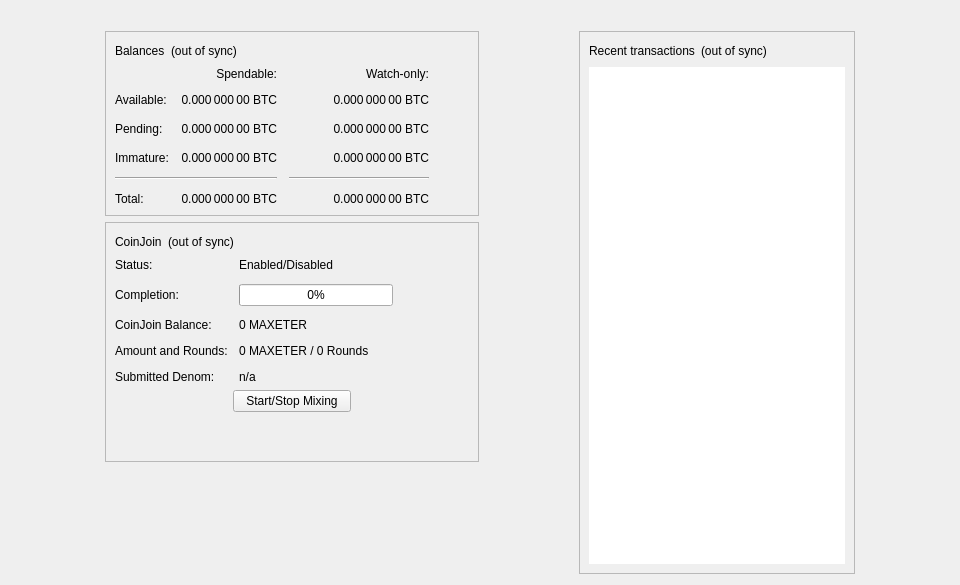
<?xml version="1.0" encoding="UTF-8"?>
<ui version="4.0">
 <class>OverviewPage</class>
 <widget class="QWidget" name="OverviewPage">
  <property name="geometry">
   <rect>
    <x>0</x>
    <y>0</y>
    <width>960</width>
    <height>585</height>
   </rect>
  </property>
  <property name="minimumSize">
   <size>
    <width>960</width>
    <height>0</height>
   </size>
  </property>
  <property name="windowTitle">
   <string>Form</string>
  </property>
  <layout class="QVBoxLayout" name="topLayout">
   <item>
    <widget class="QLabel" name="labelAlerts">
     <property name="visible">
      <bool>false</bool>
     </property>
     <property name="wordWrap">
      <bool>true</bool>
     </property>
     <property name="margin">
      <number>3</number>
     </property>
     <property name="textInteractionFlags">
      <set>Qt::TextSelectableByMouse</set>
     </property>
    </widget>
   </item>
   <item>
    <layout class="QHBoxLayout" name="horizontalLayout" stretch="1,0,1,0,1">
     <item>
      <spacer name="horizontalSpacerLeft">
       <property name="orientation">
        <enum>Qt::Horizontal</enum>
       </property>
       <property name="sizeType">
        <enum>QSizePolicy::Preferred</enum>
       </property>
       <property name="sizeHint" stdset="0">
        <size>
         <width>10</width>
         <height>20</height>
        </size>
       </property>
      </spacer>
     </item>
     <item>
      <layout class="QVBoxLayout" name="verticalLayout_2">
       <item>
        <widget class="QFrame" name="frame">
         <property name="frameShape">
          <enum>QFrame::StyledPanel</enum>
         </property>
         <property name="frameShadow">
          <enum>QFrame::Raised</enum>
         </property>
         <layout class="QVBoxLayout" name="verticalLayout_4">
          <item>
           <layout class="QHBoxLayout" name="horizontalLayout_4">
            <item>
             <widget class="QLabel" name="label_5">
              <property name="text">
               <string>Balances</string>
              </property>
             </widget>
            </item>
            <item>
             <widget class="QLabel" name="labelWalletStatus">
              <property name="toolTip">
               <string>The displayed information may be out of date. Your wallet automatically synchronizes with the Maxeter network after a connection is established, but this process has not completed yet.</string>
              </property>
              <property name="text">
               <string notr="true">(out of sync)</string>
              </property>
              <property name="alignment">
               <set>Qt::AlignLeading|Qt::AlignLeft|Qt::AlignVCenter</set>
              </property>
             </widget>
            </item>
            <item>
             <spacer name="horizontalSpacer_3">
              <property name="orientation">
               <enum>Qt::Horizontal</enum>
              </property>
              <property name="sizeHint" stdset="0">
               <size>
                <width>40</width>
                <height>20</height>
               </size>
              </property>
             </spacer>
            </item>
           </layout>
          </item>
          <item>
           <layout class="QGridLayout" name="gridLayout">
            <property name="spacing">
             <number>12</number>
            </property>
            <item row="2" column="2">
             <widget class="QLabel" name="labelWatchPending">
              <property name="cursor">
               <cursorShape>IBeamCursor</cursorShape>
              </property>
              <property name="toolTip">
               <string>Unconfirmed transactions to watch-only addresses</string>
              </property>
              <property name="text">
               <string notr="true">0.000 000 00 BTC</string>
              </property>
              <property name="alignment">
               <set>Qt::AlignRight|Qt::AlignTrailing|Qt::AlignVCenter</set>
              </property>
              <property name="textInteractionFlags">
               <set>Qt::LinksAccessibleByMouse|Qt::TextSelectableByKeyboard|Qt::TextSelectableByMouse</set>
              </property>
             </widget>
            </item>
            <item row="2" column="1">
             <widget class="QLabel" name="labelUnconfirmed">
              <property name="cursor">
               <cursorShape>IBeamCursor</cursorShape>
              </property>
              <property name="toolTip">
               <string>Total of transactions that have yet to be confirmed, and do not yet count toward the spendable balance</string>
              </property>
              <property name="text">
               <string notr="true">0.000 000 00 BTC</string>
              </property>
              <property name="alignment">
               <set>Qt::AlignRight|Qt::AlignTrailing|Qt::AlignVCenter</set>
              </property>
              <property name="textInteractionFlags">
               <set>Qt::LinksAccessibleByMouse|Qt::TextSelectableByKeyboard|Qt::TextSelectableByMouse</set>
              </property>
             </widget>
            </item>
            <item row="3" column="2">
             <widget class="QLabel" name="labelWatchImmature">
              <property name="cursor">
               <cursorShape>IBeamCursor</cursorShape>
              </property>
              <property name="toolTip">
               <string>Mined balance in watch-only addresses that has not yet matured</string>
              </property>
              <property name="text">
               <string notr="true">0.000 000 00 BTC</string>
              </property>
              <property name="alignment">
               <set>Qt::AlignRight|Qt::AlignTrailing|Qt::AlignVCenter</set>
              </property>
              <property name="textInteractionFlags">
               <set>Qt::LinksAccessibleByMouse|Qt::TextSelectableByKeyboard|Qt::TextSelectableByMouse</set>
              </property>
             </widget>
            </item>
            <item row="4" column="0" colspan="2">
             <widget class="Line" name="lineSpendableBalance">
              <property name="orientation">
               <enum>Qt::Horizontal</enum>
              </property>
             </widget>
            </item>
            <item row="4" column="2">
             <widget class="Line" name="lineWatchBalance">
              <property name="sizePolicy">
               <sizepolicy hsizetype="Preferred" vsizetype="Fixed">
                <horstretch>0</horstretch>
                <verstretch>0</verstretch>
               </sizepolicy>
              </property>
              <property name="minimumSize">
               <size>
                <width>140</width>
                <height>0</height>
               </size>
              </property>
              <property name="orientation">
               <enum>Qt::Horizontal</enum>
              </property>
             </widget>
            </item>
            <item row="5" column="0">
             <widget class="QLabel" name="labelTotalText">
              <property name="text">
               <string>Total:</string>
              </property>
             </widget>
            </item>
            <item row="3" column="1">
             <widget class="QLabel" name="labelImmature">
              <property name="cursor">
               <cursorShape>IBeamCursor</cursorShape>
              </property>
              <property name="toolTip">
               <string>Mined balance that has not yet matured</string>
              </property>
              <property name="text">
               <string notr="true">0.000 000 00 BTC</string>
              </property>
              <property name="alignment">
               <set>Qt::AlignRight|Qt::AlignTrailing|Qt::AlignVCenter</set>
              </property>
              <property name="textInteractionFlags">
               <set>Qt::LinksAccessibleByMouse|Qt::TextSelectableByKeyboard|Qt::TextSelectableByMouse</set>
              </property>
             </widget>
            </item>
            <item row="2" column="3">
             <spacer name="horizontalSpacer_2">
              <property name="orientation">
               <enum>Qt::Horizontal</enum>
              </property>
              <property name="sizeHint" stdset="0">
               <size>
                <width>40</width>
                <height>20</height>
               </size>
              </property>
             </spacer>
            </item>
            <item row="3" column="0">
             <widget class="QLabel" name="labelImmatureText">
              <property name="text">
               <string>Immature:</string>
              </property>
             </widget>
            </item>
            <item row="5" column="1">
             <widget class="QLabel" name="labelTotal">
              <property name="cursor">
               <cursorShape>IBeamCursor</cursorShape>
              </property>
              <property name="toolTip">
               <string>Your current total balance</string>
              </property>
              <property name="text">
               <string notr="true">0.000 000 00 BTC</string>
              </property>
              <property name="alignment">
               <set>Qt::AlignRight|Qt::AlignTrailing|Qt::AlignVCenter</set>
              </property>
              <property name="textInteractionFlags">
               <set>Qt::LinksAccessibleByMouse|Qt::TextSelectableByKeyboard|Qt::TextSelectableByMouse</set>
              </property>
             </widget>
            </item>
            <item row="5" column="2">
             <widget class="QLabel" name="labelWatchTotal">
              <property name="cursor">
               <cursorShape>IBeamCursor</cursorShape>
              </property>
              <property name="toolTip">
               <string>Current total balance in watch-only addresses</string>
              </property>
              <property name="text">
               <string notr="true">0.000 000 00 BTC</string>
              </property>
              <property name="alignment">
               <set>Qt::AlignRight|Qt::AlignTrailing|Qt::AlignVCenter</set>
              </property>
              <property name="textInteractionFlags">
               <set>Qt::LinksAccessibleByMouse|Qt::TextSelectableByKeyboard|Qt::TextSelectableByMouse</set>
              </property>
             </widget>
            </item>
            <item row="0" column="2">
             <widget class="QLabel" name="labelWatchonly">
              <property name="text">
               <string>Watch-only:</string>
              </property>
              <property name="alignment">
               <set>Qt::AlignRight|Qt::AlignTrailing|Qt::AlignVCenter</set>
              </property>
             </widget>
            </item>
            <item row="1" column="0">
             <widget class="QLabel" name="labelBalanceText">
              <property name="text">
               <string>Available:</string>
              </property>
             </widget>
            </item>
            <item row="1" column="1">
             <widget class="QLabel" name="labelBalance">
              <property name="cursor">
               <cursorShape>IBeamCursor</cursorShape>
              </property>
              <property name="toolTip">
               <string>Your current spendable balance</string>
              </property>
              <property name="text">
               <string notr="true">0.000 000 00 BTC</string>
              </property>
              <property name="alignment">
               <set>Qt::AlignRight|Qt::AlignTrailing|Qt::AlignVCenter</set>
              </property>
              <property name="textInteractionFlags">
               <set>Qt::LinksAccessibleByMouse|Qt::TextSelectableByKeyboard|Qt::TextSelectableByMouse</set>
              </property>
             </widget>
            </item>
            <item row="1" column="2">
             <widget class="QLabel" name="labelWatchAvailable">
              <property name="cursor">
               <cursorShape>IBeamCursor</cursorShape>
              </property>
              <property name="toolTip">
               <string>Your current balance in watch-only addresses</string>
              </property>
              <property name="text">
               <string notr="true">0.000 000 00 BTC</string>
              </property>
              <property name="alignment">
               <set>Qt::AlignRight|Qt::AlignTrailing|Qt::AlignVCenter</set>
              </property>
              <property name="textInteractionFlags">
               <set>Qt::LinksAccessibleByMouse|Qt::TextSelectableByKeyboard|Qt::TextSelectableByMouse</set>
              </property>
             </widget>
            </item>
            <item row="2" column="0">
             <widget class="QLabel" name="labelPendingText">
              <property name="text">
               <string>Pending:</string>
              </property>
             </widget>
            </item>
            <item row="0" column="1">
             <widget class="QLabel" name="labelSpendable">
              <property name="text">
               <string>Spendable:</string>
              </property>
              <property name="alignment">
               <set>Qt::AlignRight|Qt::AlignTrailing|Qt::AlignVCenter</set>
              </property>
             </widget>
            </item>
           </layout>
          </item>
         </layout>
        </widget>
       </item>
       <item>
        <widget class="QFrame" name="frameCoinJoin">
         <property name="layoutDirection">
          <enum>Qt::LeftToRight</enum>
         </property>
         <property name="frameShape">
          <enum>QFrame::StyledPanel</enum>
         </property>
         <property name="frameShadow">
          <enum>QFrame::Raised</enum>
         </property>
         <layout class="QVBoxLayout" name="VerticalLayout_PS1">
          <item>
           <layout class="QHBoxLayout" name="horizontalLayout_5">
            <item>
             <widget class="QLabel" name="labelCoinJoinHeader">
              <property name="text">
               <string notr="true">CoinJoin</string>
              </property>
             </widget>
            </item>
            <item>
             <widget class="QLabel" name="labelCoinJoinSyncStatus">
              <property name="toolTip">
               <string>The displayed information may be out of date. Your wallet automatically synchronizes with the Maxeter network after a connection is established, but this process has not completed yet.</string>
              </property>
              <property name="text">
               <string notr="true">(out of sync)</string>
              </property>
              <property name="alignment">
               <set>Qt::AlignLeading|Qt::AlignLeft|Qt::AlignVCenter</set>
              </property>
             </widget>
            </item>
            <item>
             <spacer name="horizontalSpacer_4">
              <property name="orientation">
               <enum>Qt::Horizontal</enum>
              </property>
              <property name="sizeHint" stdset="0">
               <size>
                <width>40</width>
                <height>20</height>
               </size>
              </property>
             </spacer>
            </item>
           </layout>
          </item>
          <item>
           <layout class="QFormLayout" name="coinJoinFormLayout">
            <property name="fieldGrowthPolicy">
             <enum>QFormLayout::AllNonFixedFieldsGrow</enum>
            </property>
            <property name="horizontalSpacing">
             <number>11</number>
            </property>
            <property name="verticalSpacing">
             <number>12</number>
            </property>
            <item row="0" column="0">
             <widget class="QLabel" name="labelCoinJoinEnabledText">
              <property name="text">
               <string>Status:</string>
              </property>
             </widget>
            </item>
            <item row="0" column="1">
             <widget class="QLabel" name="labelCoinJoinEnabled">
              <property name="text">
               <string>Enabled/Disabled</string>
              </property>
             </widget>
            </item>
            <item row="1" column="0">
             <widget class="QLabel" name="labelCompletitionText">
              <property name="text">
               <string>Completion:</string>
              </property>
             </widget>
            </item>
            <item row="1" column="1">
             <widget class="QProgressBar" name="coinJoinProgress">
              <property name="maximumSize">
               <size>
                <width>154</width>
                <height>16777215</height>
               </size>
              </property>
              <property name="value">
               <number>0</number>
              </property>
             </widget>
            </item>
            <item row="2" column="0">
             <widget class="QLabel" name="labelAnonymizedText">
              <property name="text">
               <string notr="true">CoinJoin Balance:</string>
              </property>
             </widget>
            </item>
            <item row="2" column="1">
             <widget class="QLabel" name="labelAnonymized">
              <property name="text">
               <string notr="true">0 MAXETER</string>
              </property>
             </widget>
            </item>
            <item row="3" column="0">
             <widget class="QLabel" name="labelAmountAndRoundsText">
              <property name="text">
               <string>Amount and Rounds:</string>
              </property>
             </widget>
            </item>
            <item row="3" column="1">
             <widget class="QLabel" name="labelAmountRounds">
              <property name="text">
               <string notr="true">0 MAXETER / 0 Rounds</string>
              </property>
             </widget>
            </item>
            <item row="4" column="0">
             <widget class="QLabel" name="labelSubmittedDenomText">
              <property name="text">
               <string>Submitted Denom:</string>
              </property>
             </widget>
            </item>
            <item row="4" column="1">
             <widget class="QLabel" name="labelSubmittedDenom">
              <property name="toolTip">
               <string>The denominations you submitted to the Smartnode.&lt;br&gt;To mix, other users must submit the exact same denominations.</string>
              </property>
              <property name="text">
               <string>n/a</string>
              </property>
              <property name="wordWrap">
               <bool>true</bool>
              </property>
             </widget>
            </item>
           </layout>
          </item>
          <item>
           <layout class="QVBoxLayout" name="VerticalLayout_PS">
            <item>
             <layout class="QHBoxLayout" name="horizontalLayout_3">
              <property name="topMargin">
               <number>0</number>
              </property>
              <item>
               <spacer name="horizontalSpacer_5">
                <property name="orientation">
                 <enum>Qt::Horizontal</enum>
                </property>
                <property name="sizeHint" stdset="0">
                 <size>
                  <width>40</width>
                  <height>20</height>
                 </size>
                </property>
               </spacer>
              </item>
              <item>
               <widget class="QPushButton" name="toggleCoinJoin">
                <property name="sizePolicy">
                 <sizepolicy hsizetype="MinimumExpanding" vsizetype="Fixed">
                  <horstretch>0</horstretch>
                  <verstretch>0</verstretch>
                 </sizepolicy>
                </property>
                <property name="text">
                 <string>Start/Stop Mixing</string>
                </property>
               </widget>
              </item>
              <item>
               <spacer name="horizontalSpacer_6">
                <property name="orientation">
                 <enum>Qt::Horizontal</enum>
                </property>
                <property name="sizeHint" stdset="0">
                 <size>
                  <width>40</width>
                  <height>20</height>
                 </size>
                </property>
               </spacer>
              </item>
             </layout>
            </item>
            <item>
             <spacer name="verticalSpacer_3">
              <property name="orientation">
               <enum>Qt::Vertical</enum>
              </property>
              <property name="sizeHint" stdset="0">
               <size>
                <width>20</width>
                <height>40</height>
               </size>
              </property>
             </spacer>
            </item>
           </layout>
          </item>
         </layout>
        </widget>
       </item>
       <item>
        <spacer name="verticalSpacer">
         <property name="orientation">
          <enum>Qt::Vertical</enum>
         </property>
         <property name="sizeHint" stdset="0">
          <size>
           <width>20</width>
           <height>40</height>
          </size>
         </property>
        </spacer>
       </item>
      </layout>
     </item>
     <item>
      <spacer name="horizontalSpacerCenter">
       <property name="orientation">
        <enum>Qt::Horizontal</enum>
       </property>
       <property name="sizeHint" stdset="0">
        <size>
         <width>10</width>
         <height>20</height>
        </size>
       </property>
      </spacer>
     </item>
     <item>
      <layout class="QVBoxLayout" name="verticalLayout_3">
       <item>
        <widget class="QFrame" name="frame_2">
         <property name="frameShape">
          <enum>QFrame::StyledPanel</enum>
         </property>
         <property name="frameShadow">
          <enum>QFrame::Raised</enum>
         </property>
         <layout class="QVBoxLayout" name="verticalLayout">
          <item>
           <layout class="QHBoxLayout" name="horizontalLayout_2">
            <item>
             <widget class="QLabel" name="label_4">
              <property name="text">
               <string>Recent transactions</string>
              </property>
             </widget>
            </item>
            <item>
             <widget class="QLabel" name="labelTransactionsStatus">
              <property name="toolTip">
               <string>The displayed information may be out of date. Your wallet automatically synchronizes with the Maxeter network after a connection is established, but this process has not completed yet.</string>
              </property>
              <property name="text">
               <string notr="true">(out of sync)</string>
              </property>
              <property name="alignment">
               <set>Qt::AlignLeading|Qt::AlignLeft|Qt::AlignVCenter</set>
              </property>
             </widget>
            </item>
            <item>
             <spacer name="horizontalSpacer">
              <property name="orientation">
               <enum>Qt::Horizontal</enum>
              </property>
              <property name="sizeHint" stdset="0">
               <size>
                <width>40</width>
                <height>20</height>
               </size>
              </property>
             </spacer>
            </item>
           </layout>
          </item>
          <item>
           <widget class="QListView" name="listTransactions">
            <property name="frameShape">
             <enum>QFrame::NoFrame</enum>
            </property>
            <property name="verticalScrollBarPolicy">
             <enum>Qt::ScrollBarAlwaysOff</enum>
            </property>
            <property name="horizontalScrollBarPolicy">
             <enum>Qt::ScrollBarAlwaysOff</enum>
            </property>
            <property name="selectionMode">
             <enum>QAbstractItemView::NoSelection</enum>
            </property>
           </widget>
          </item>
         </layout>
        </widget>
       </item>
      </layout>
     </item>
     <item>
      <spacer name="horizontalSpacerRight">
       <property name="orientation">
        <enum>Qt::Horizontal</enum>
       </property>
       <property name="sizeType">
        <enum>QSizePolicy::Preferred</enum>
       </property>
       <property name="sizeHint" stdset="0">
        <size>
         <width>10</width>
         <height>20</height>
        </size>
       </property>
      </spacer>
     </item>
    </layout>
   </item>
  </layout>
 </widget>
 <resources/>
 <connections/>
</ui>
